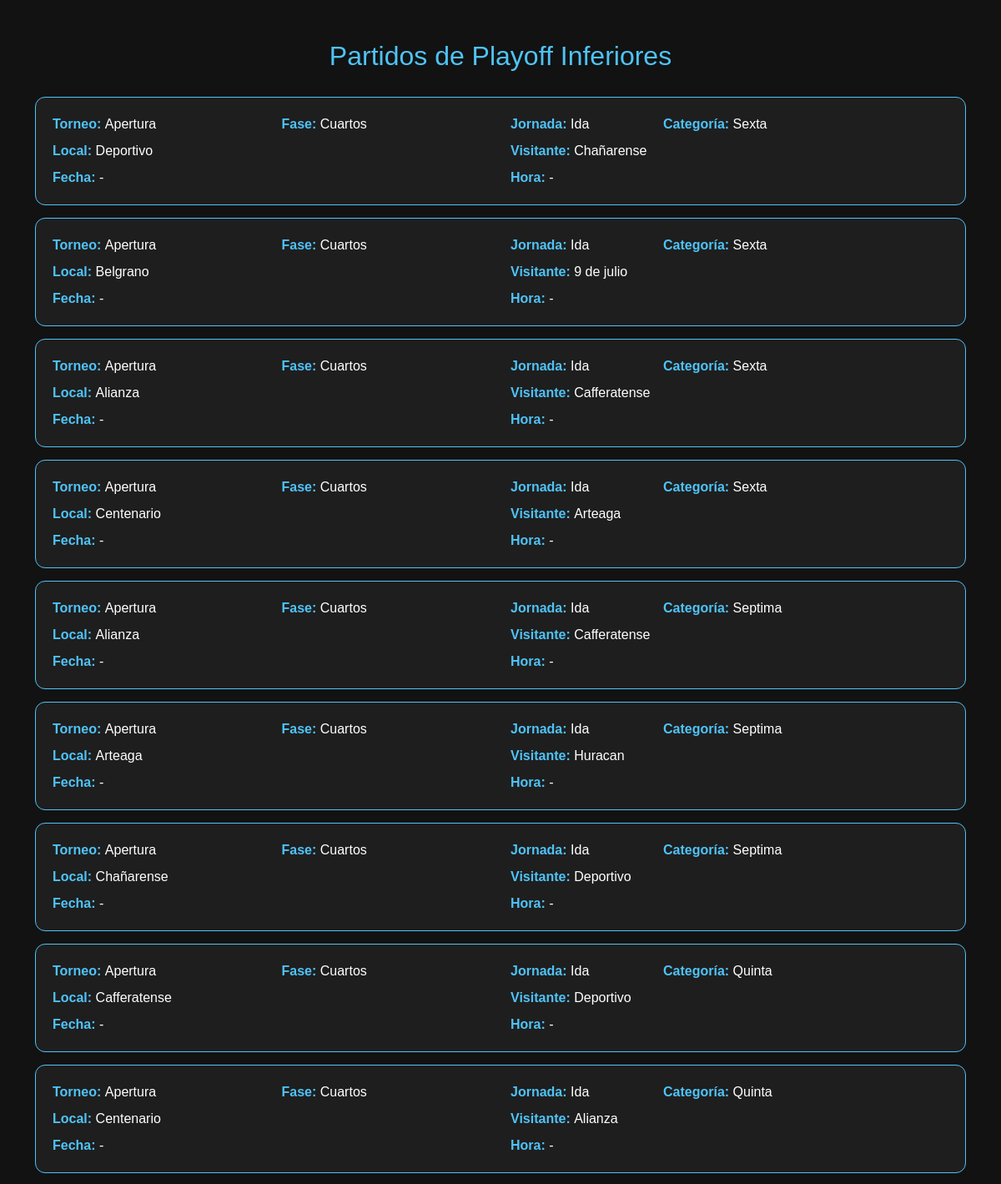
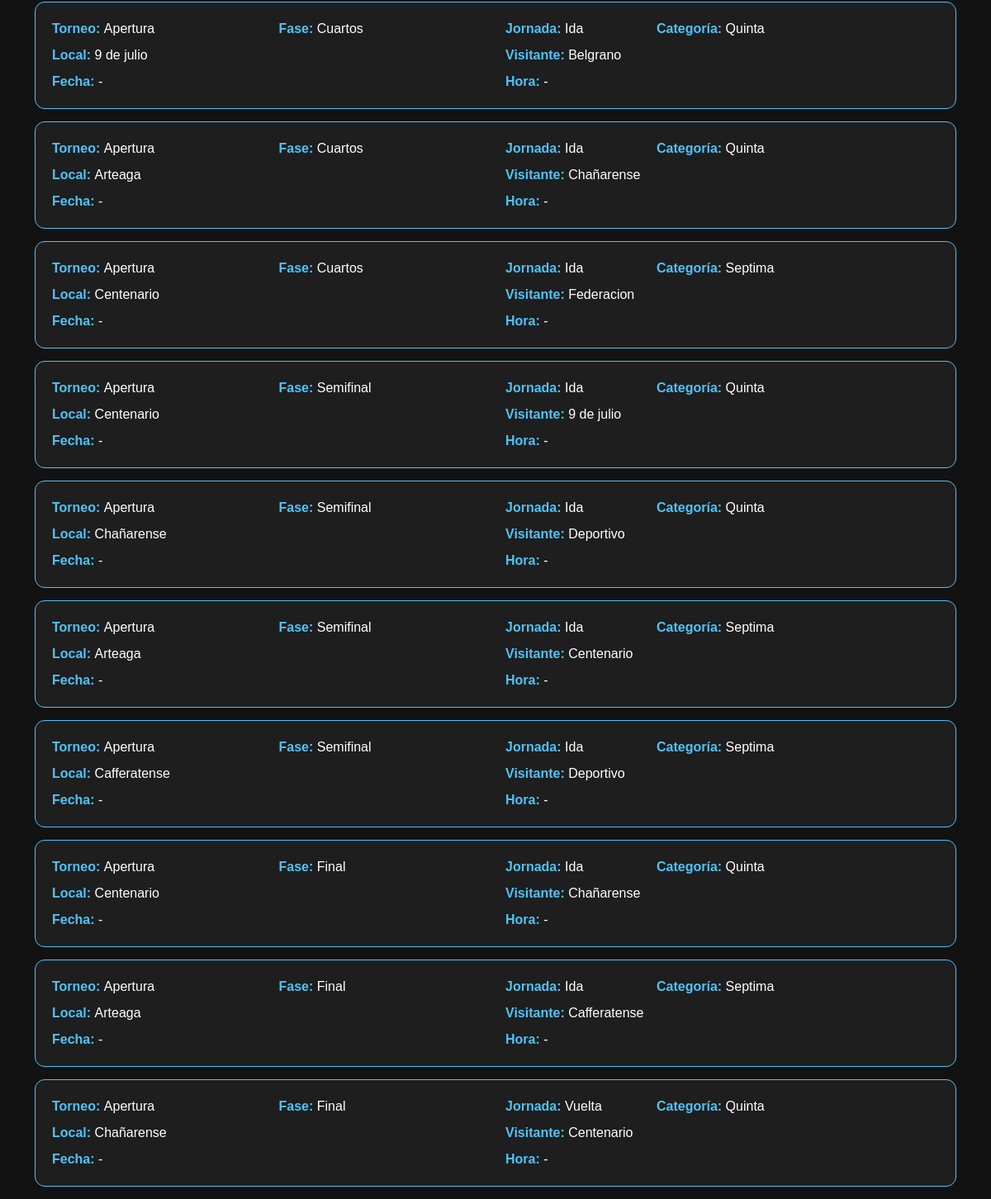
Screenshot of /playoff/partidos_inferiores with the database file from the repository (2 pictures, top to bottom).
### app/models/models.py (models this page shows, shortened)
class Partido(db.Model):
    __tablename__ = 'partido'
    id = db.Column(db.Integer, primary_key=True)
    fecha_partido = db.Column(db.Date, nullable=True)
    hora_partido = db.Column(db.Time, nullable=True)
    jornada = db.Column(db.Integer, nullable=False)
    categoria = db.Column(db.String(20), nullable=False)
    torneo_id = db.Column(db.Integer, db.ForeignKey('torneo.id'), nullable=True)
    fase_id = db.Column(db.Integer, db.ForeignKey('fase.id'), nullable=True)
    equipo_local_id = db.Column(db.Integer, db.ForeignKey('equipo.id'), nullable=False)
    equipo_visitante_id = db.Column(db.Integer, db.ForeignKey('equipo.id'), nullable=False)
    goles_local = db.Column(db.Integer, default=0, nullable=False)
    goles_visitante = db.Column(db.Integer, default=0, nullable=False)
    jugado = db.Column(db.Boolean, default=False, nullable=False)
    equipo_local = db.relationship(
        'Equipo',
        foreign_keys=[equipo_local_id],
        back_populates='partidos_local'
    )
    equipo_visitante = db.relationship(
        'Equipo',
        foreign_keys=[equipo_visitante_id],
        back_populates='partidos_visitante'
    )
    torneo = db.relationship('Torneo', back_populates='partidos')
    fase = db.relationship('Fase', back_populates='partidos')
    estadisticas_jugadores = db.relationship(
        'EstadoJugadorPartido',
        back_populates='partido',
        lazy='select',
        cascade='all, delete-orphan'
    )

class Torneo(db.Model):
    __tablename__ = 'torneo'
    id = db.Column(db.Integer, primary_key=True)
    nombre = db.Column(db.String(50), nullable=False)  # Apertura / Clausura
    temporada_id = db.Column(db.Integer, db.ForeignKey('temporada.id'), nullable=False)
    temporada = db.relationship('Temporada', back_populates='torneos')
    partidos = db.relationship('Partido', back_populates='torneo')
    fases = db.relationship('Fase', back_populates='torneo')

class Fase(db.Model):
    __tablename__ = 'fase'
    id = db.Column(db.Integer, primary_key=True)
    nombre = db.Column(db.String(50), nullable=False)
    orden = db.Column(db.Integer, nullable=False, default=0)  # si no definiste, poner default
    torneo_id = db.Column(db.Integer, db.ForeignKey('torneo.id'), nullable=False)
    ida_vuelta = db.Column(db.Boolean, default=False, nullable=False)
    torneo = db.relationship('Torneo', back_populates='fases')
    partidos = db.relationship('Partido', back_populates='fase')

class Club(db.Model):
    __tablename__ = 'club'
    id = db.Column(db.Integer, primary_key=True)
    nombre = db.Column(db.String(150), nullable=False, unique=True)
    localidad = db.Column(db.String(120), nullable=True)
    escudo_url = db.Column(db.String(300), nullable=True)
    equipos = db.relationship('Equipo', back_populates='club', lazy='select', cascade='all, delete-orphan')

### app/routes/views.py (the view)
@views.route('/playoff/partidos_inferiores', methods=['GET'])
def vista_partidos_playoff_inferiores():
    from app.models.models import Torneo
    torneos = Torneo.query.order_by(Torneo.id.desc()).all()
    fases_list = Fase.query.filter(Fase.nombre.in_([
        "Cuartos", "Semifinal", "Final", "Finalísima"
    ])).order_by(Fase.orden).all()
    fases_dict = {}
    for fase in fases_list:
        if fase.nombre not in fases_dict:
            fases_dict[fase.nombre] = fase
    fases = list(fases_dict.values())
    partidos = (
        Partido.query
        .join(Fase)
        .join(Torneo, Partido.torneo_id == Torneo.id)
        .filter(Fase.nombre.in_([
            "Cuartos", "Semifinal", "Final", "Finalísima"
        ]))
        .filter(Partido.categoria.in_(['quinta', 'sexta', 'septima']))
        .order_by(Torneo.id.desc(), Fase.orden, Partido.jornada)
        .all()
    )
    return render_template(
        "plantillasAdmin/ver_partidos_playoff_inferiores.html",
        torneos=torneos,
        fases=fases,
        partidos=partidos
    )

### app/templates/plantillasAdmin/ver_partidos_playoff_inferiores.html (shortened to what this page needs)
<!doctype html>
<html lang="es">
<head>
<link href="https://cdn.jsdelivr.net/npm/bootstrap@5.3.3/dist/css/bootstrap.min.css" rel="stylesheet">
</head>
<body>
<div class="container mt-5">
    <h2>Partidos de Playoff Inferiores</h2>
    {% if partidos %}
        {% for p in partidos %}
        <div class="card">
            <div class="row">
                <div class="col-md-3"><strong>Torneo:</strong> <span>{{ p.torneo.nombre }}</span></div>
                <div class="col-md-3"><strong>Fase:</strong> <span>{{ p.fase.nombre }}</span></div>
                <div class="col-md-2"><strong>Jornada:</strong> <span>{% if p.fase.ida_vuelta %}{{ "Ida" if p.jornada==1 else "Vuelta" }}{% else %}Único{% endif %}</span></div>
                <div class="col-md-2"><strong>Categoría:</strong> <span>{{ p.categoria|capitalize }}</span></div>
            </div>
            <div class="row mt-2">
                <div class="col-md-6"><strong>Local:</strong> <span>{{ p.equipo_local.club.nombre }}</span></div>
                <div class="col-md-6"><strong>Visitante:</strong> <span>{{ p.equipo_visitante.club.nombre }}</span></div>
            </div>
            <div class="row mt-2">
                <div class="col-md-6"><strong>Fecha:</strong> <span>{{ p.fecha_partido or '-' }}</span></div>
                <div class="col-md-6"><strong>Hora:</strong> <span>{{ p.hora_partido or '-' }}</span></div>
            </div>
        </div>
        {% endfor %}
    {% else %}
        <div class="alert alert-info">No hay partidos de playoff de inferiores cargados.</div>
    {% endif %}
</div>
</body>
</html>

### app/templates/plantillasAdmin/ver_partidos_playoff_inferiores.html (style rules this page uses)
body { background: #121212; color: #f5f5f5; font-family: Arial, sans-serif; }
h2 { color: #4fc3f7; margin-bottom: 30px; text-align: center; }
.card { background: #1e1e1e; border: 1px solid #4fc3f7; border-radius: 12px; padding: 20px; margin-bottom: 15px; }
.card strong { color: #4fc3f7; }
.card span { color: #ffffff; font-weight: 500; }
.row + .row { margin-top: 10px; }

### rows the page displays
Partido: torneo.nombre "Apertura", fase.nombre "Cuartos", jornada "Ida", categoria "Sexta", equipo_local.club.nombre "Deportivo", equipo_visitante.club.nombre "Chañarense", fecha_partido "-", hora_partido "-"
Partido: torneo.nombre "Apertura", fase.nombre "Cuartos", jornada "Ida", categoria "Sexta", equipo_local.club.nombre "Belgrano", equipo_visitante.club.nombre "9 de julio", fecha_partido "-", hora_partido "-"
Partido: torneo.nombre "Apertura", fase.nombre "Cuartos", jornada "Ida", categoria "Sexta", equipo_local.club.nombre "Alianza", equipo_visitante.club.nombre "Cafferatense", fecha_partido "-", hora_partido "-"
Partido: torneo.nombre "Apertura", fase.nombre "Cuartos", jornada "Ida", categoria "Sexta", equipo_local.club.nombre "Centenario", equipo_visitante.club.nombre "Arteaga", fecha_partido "-", hora_partido "-"
Partido: torneo.nombre "Apertura", fase.nombre "Cuartos", jornada "Ida", categoria "Septima", equipo_local.club.nombre "Alianza", equipo_visitante.club.nombre "Cafferatense", fecha_partido "-", hora_partido "-"
Partido: torneo.nombre "Apertura", fase.nombre "Cuartos", jornada "Ida", categoria "Septima", equipo_local.club.nombre "Arteaga", equipo_visitante.club.nombre "Huracan", fecha_partido "-", hora_partido "-"
Partido: torneo.nombre "Apertura", fase.nombre "Cuartos", jornada "Ida", categoria "Septima", equipo_local.club.nombre "Chañarense", equipo_visitante.club.nombre "Deportivo", fecha_partido "-", hora_partido "-"
Partido: torneo.nombre "Apertura", fase.nombre "Cuartos", jornada "Ida", categoria "Quinta", equipo_local.club.nombre "Cafferatense", equipo_visitante.club.nombre "Deportivo", fecha_partido "-", hora_partido "-"
Partido: torneo.nombre "Apertura", fase.nombre "Cuartos", jornada "Ida", categoria "Quinta", equipo_local.club.nombre "Centenario", equipo_visitante.club.nombre "Alianza", fecha_partido "-", hora_partido "-"
Partido: torneo.nombre "Apertura", fase.nombre "Cuartos", jornada "Ida", categoria "Quinta", equipo_local.club.nombre "9 de julio", equipo_visitante.club.nombre "Belgrano", fecha_partido "-", hora_partido "-"
Partido: torneo.nombre "Apertura", fase.nombre "Cuartos", jornada "Ida", categoria "Quinta", equipo_local.club.nombre "Arteaga", equipo_visitante.club.nombre "Chañarense", fecha_partido "-", hora_partido "-"
Partido: torneo.nombre "Apertura", fase.nombre "Cuartos", jornada "Ida", categoria "Septima", equipo_local.club.nombre "Centenario", equipo_visitante.club.nombre "Federacion", fecha_partido "-", hora_partido "-"
Partido: torneo.nombre "Apertura", fase.nombre "Semifinal", jornada "Ida", categoria "Quinta", equipo_local.club.nombre "Centenario", equipo_visitante.club.nombre "9 de julio", fecha_partido "-", hora_partido "-"
Partido: torneo.nombre "Apertura", fase.nombre "Semifinal", jornada "Ida", categoria "Quinta", equipo_local.club.nombre "Chañarense", equipo_visitante.club.nombre "Deportivo", fecha_partido "-", hora_partido "-"
Partido: torneo.nombre "Apertura", fase.nombre "Semifinal", jornada "Ida", categoria "Septima", equipo_local.club.nombre "Arteaga", equipo_visitante.club.nombre "Centenario", fecha_partido "-", hora_partido "-"
Partido: torneo.nombre "Apertura", fase.nombre "Semifinal", jornada "Ida", categoria "Septima", equipo_local.club.nombre "Cafferatense", equipo_visitante.club.nombre "Deportivo", fecha_partido "-", hora_partido "-"
Partido: torneo.nombre "Apertura", fase.nombre "Final", jornada "Ida", categoria "Quinta", equipo_local.club.nombre "Centenario", equipo_visitante.club.nombre "Chañarense", fecha_partido "-", hora_partido "-"
Partido: torneo.nombre "Apertura", fase.nombre "Final", jornada "Ida", categoria "Septima", equipo_local.club.nombre "Arteaga", equipo_visitante.club.nombre "Cafferatense", fecha_partido "-", hora_partido "-"
Partido: torneo.nombre "Apertura", fase.nombre "Final", jornada "Vuelta", categoria "Quinta", equipo_local.club.nombre "Chañarense", equipo_visitante.club.nombre "Centenario", fecha_partido "-", hora_partido "-"
